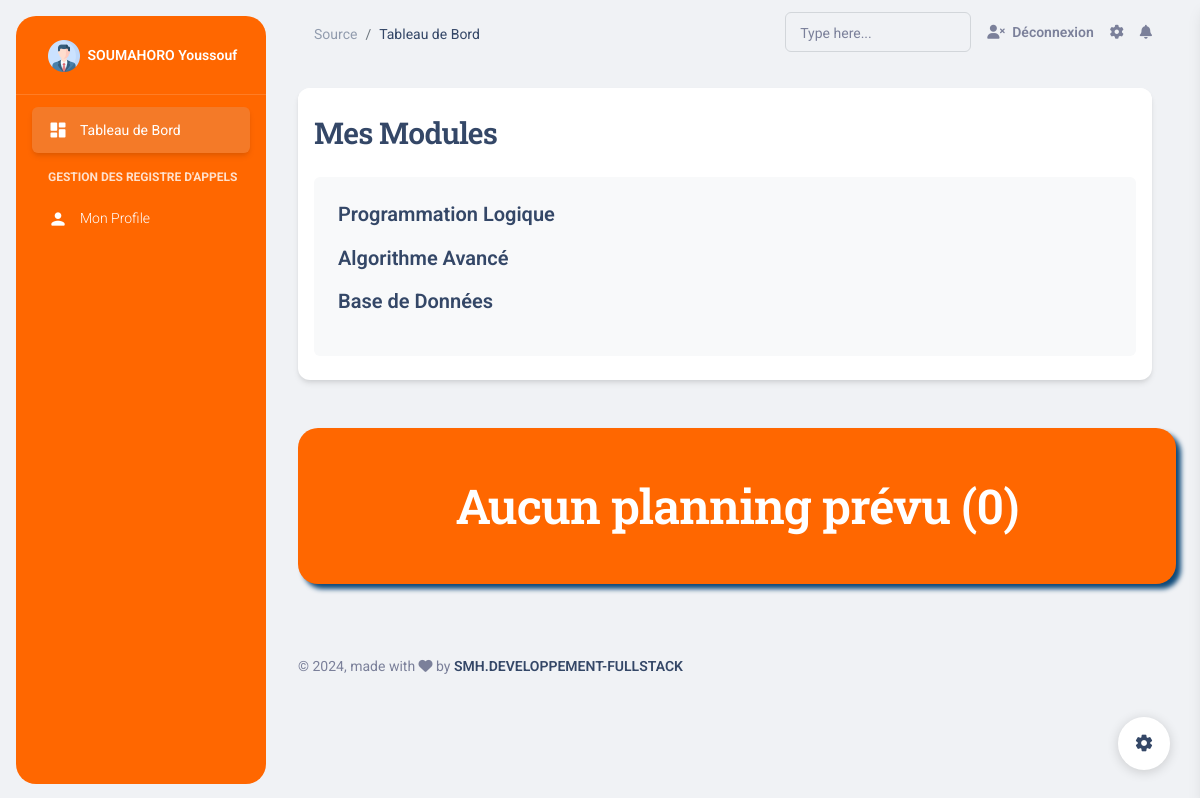
Screenshot of /espace/src/planning.php (signed in) with the database file from the repository.
### tables this page shows
CREATE TABLE `enseignants` (
  `ID` int(11) NOT NULL,
  `MATRICULE` int(10) NOT NULL,
  `NOM` varchar(100) NOT NULL,
  `PRENOM` varchar(100) NOT NULL,
  `TELEPHONE` varchar(20) NOT NULL,
  `ADRESSE` varchar(255) NOT NULL,
  `EMAIL` varchar(100) NOT NULL,
  `GRADE` varchar(100) NOT NULL
);

CREATE TABLE `affectation` (
  `ID` int(11) NOT NULL,
  `MODULE` varchar(100) NOT NULL,
  `MAT_ENSEIGNANT` int(10) NOT NULL
);

### espace/src/planning.php (the view, shortened to what this page needs)
<?php include('header.php') ?>
<?php
    $planning="SELECT * FROM planning WHERE MATRICULE_ENS='$matricule'";
    $result_planning=$pdo->prepare($planning);
    $result_planning->execute();
    $affectation="SELECT * FROM affectation WHERE MAT_ENSEIGNANT='$matricule'";
    $result_affectation=$pdo->prepare($affectation);
    $result_affectation->execute();
?>
    <div class="row container">
        <div class="col-md-12 mt-4">
          <div class="card">
            <div class="card-header pb-0 px-3">
              <h3 class="mb-0">Mes Modules</h3>
            </div>
            <div class="card-body pt-4 p-3">
              <ul class="list-group">
                <li class="list-group-item border-0 d-flex p-4 mb-2 bg-gray-100 border-radius-lg">
                  <div class="d-flex flex-column">
                    <?php if($result_affectation->rowCount() == 0) {?>
                      <h5 class="mb-3">Aucun module ne vous a été affecté</h5>
                    <?php }else{
                      while($affectations=$result_affectation->fetch()) { ?>
                       <h5 class="mb-3"><?= $affectations['MODULE'] ?></h5>
                    <?php } }?>
                </li>
              </ul>
            </div>
          </div>
        </div>
      </div>
    <?php if($result_planning->rowCount() == 0){?>
      <div class="container">
            <h1 class="coloreted card-title text-center  py-5 mt-5 mb-5 text-white">Aucun planning prévu (0)</h1>
      </div>
    <?php } ?>
      <?php include('footer.php') ?>
</body>
</html>

### espace/src/header.php (shortened to what this page needs)
<?php include('../../actions/config.php') ?>
<!DOCTYPE html>
<html lang="fr">
<head>
  <link href="../assets/css/nucleo-icons.css" rel="stylesheet" />
  <link href="../assets/css/nucleo-svg.css" rel="stylesheet" />
  <link id="pagestyle" href="../assets/css/material-dashboard.css?v=3.0.2" rel="stylesheet" />
</head>
<body class="g-sidenav-show  bg-gray-200">
<?php
    $matricule = $_SESSION['USER'];
    $utilisateur_req="SELECT * FROM enseignants WHERE MATRICULE='$matricule'";
    $result_utilisateur=$pdo->prepare($utilisateur_req);
    $result_utilisateur->execute();
    $utilisateur = $result_utilisateur->fetch();
   ?>
  <aside class="sidenav navbar navbar-vertical navbar-expand-xs border-0 border-radius-xl my-3 fixed-start ms-3   coloreted" id="sidenav-main">
    <div class="sidenav-header">
      <a class="navbar-brand m-0" href=" https://demos.creative-tim.com/material-dashboard/pages/dashboard " target="_blank">
        <img src="../assets/img/profile.png" class="navbar-brand-img h-100" alt="main_logo">
        <span class="ms-1 font-weight-bold text-white"><?= $utilisateur['NOM']." ".$utilisateur['PRENOM']  ?></span>
      </a>
    </div>
    <hr class="horizontal light mt-0 mb-2">
    <div class="collapse navbar-collapse  w-auto " id="sidenav-collapse-main">
      <ul class="navbar-nav">
        <li class="nav-item">
          <a class="nav-link text-white active coloreted2" href="index.php?content=Accueil">
            <div class="text-white text-center me-2 d-flex align-items-center justify-content-center">
              <i class="material-icons opacity-10">dashboard</i>
            </div>
            <span class="nav-link-text ms-1">Tableau de Bord</span>
          </a>
        <li class="nav-item mt-3">
          <h6 class="ps-4 ms-2 text-uppercase text-xs text-white font-weight-bolder opacity-8">GESTION DES REGISTRE d'APPELS</h6>
        </li>
        <li class="nav-item">
          <a class="nav-link text-white " href="profile.php?content=Profile">
            <div class="text-white text-center me-2 d-flex align-items-center justify-content-center">
              <i class="material-icons opacity-10">person</i>
            </div>
            <span class="nav-link-text ms-1">Mon Profile</span>
          </a>
        </li>
      </ul>
    </div>
  </aside>
  <main class="main-content position-relative max-height-vh-100 h-100 border-radius-lg ">
    <nav class="navbar navbar-main navbar-expand-lg px-0 mx-4 shadow-none border-radius-xl" id="navbarBlur" navbar-scroll="true">
      <div class="container-fluid py-1 px-3">
        <nav aria-label="breadcrumb">
          <ol class="breadcrumb bg-transparent mb-0 pb-0 pt-1 px-0 me-sm-6 me-5">
            <li class="breadcrumb-item text-sm"><a class="opacity-5 text-dark" href="javascript:;">Source</a></li>
            <li class="breadcrumb-item text-sm text-dark active" aria-current="page">Tableau de Bord</li>
          </ol>
        </nav>
        <div class="collapse navbar-collapse mt-sm-0 mt-2 me-md-0 me-sm-4" id="navbar">
          <div class="ms-md-auto pe-md-3 d-flex align-items-center">
            <div class="input-group input-group-outline">
              <label class="form-label">Type here...</label>
              <input type="text" class="form-control">
            </div>
          </div>
          <ul class="navbar-nav  justify-content-end">
            <li class="nav-item d-flex align-items-center">
              <a href="../actions/logout.php" onclick="return confirm('Vous allez être déconnecter');"class="nav-link text-body font-weight-bold px-0">
                <i class="fa fa-user-times me-sm-1"></i>
                <span class="d-sm-inline d-none">Déconnexion</span>
              </a>
            </li>
            <li class="nav-item px-3 d-flex align-items-center">
              <a href="javascript:;" class="nav-link text-body p-0">
                <i class="fa fa-cog fixed-plugin-button-nav cursor-pointer"></i>
              </a>
            </li>
            <li class="nav-item dropdown pe-2 d-flex align-items-center">
              <a href="javascript:;" class="nav-link text-body p-0" id="dropdownMenuButton" data-bs-toggle="dropdown" aria-expanded="false">
                <i class="fa fa-bell cursor-pointer"></i>
              </a>
            </li>
          </ul>
        </div>
      </div>
    </nav>

### espace/src/header.php (style rules this page uses)
.coloreted { background: #ff6700; box-shadow: 5px 5px 5px #0f4a79; border-radius: 20px; }
.coloreted2 { background: #000000; }

### rows the page displays
enseignants: NOM "SOUMAHORO", PRENOM "Youssouf"
affectation: MODULE "Programmation Logique"
affectation: MODULE "Algorithme Avancé"
affectation: MODULE "Base de Données"
